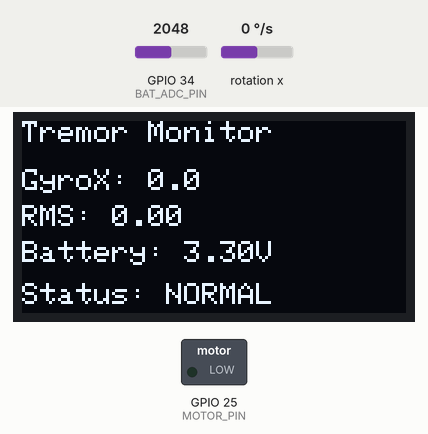
This sketch was run on a simulated ESP32. Parts: 128×64 one-colour display, switched loads named in the sketch (green lamp = pin HIGH). Wiring (inferred from the names in the program): MPU-6050 motion sensor at I2C address 0x68. Inputs (shaded band) come from the test bench; at power-on: rotation x 0 °/s, GPIO 34 (BAT_ADC_PIN) = 2048 (analog values on the 0–4095 scale). WiFi joins after 1.5 s; servers stay silent unless stated; web services answer with replies made up by the test bench; what the sketch prints to the serial monitor is not drawn.

Above: at 2.9 s.
3.0 s: rotation x set to -9 °/s
At 3.51 s:
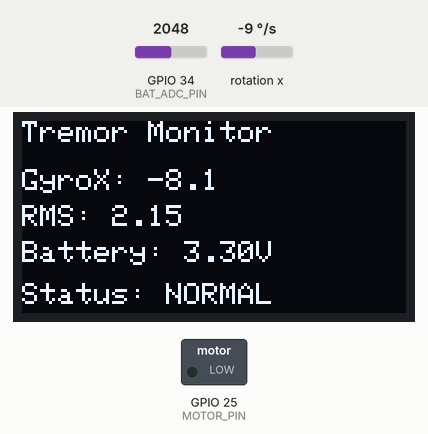
4.8 s: rotation x set to -11 °/s
At 7.6 s:
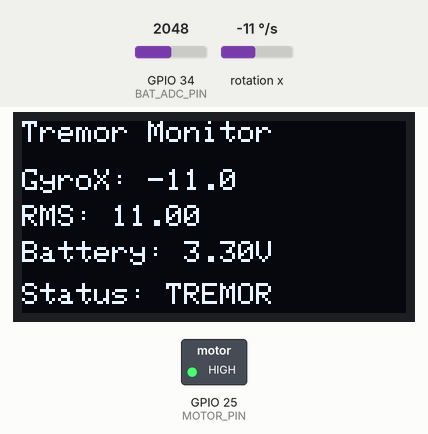
7.8 s: GPIO 34 (BAT_ADC_PIN) set to 2866
At 8.4 s:
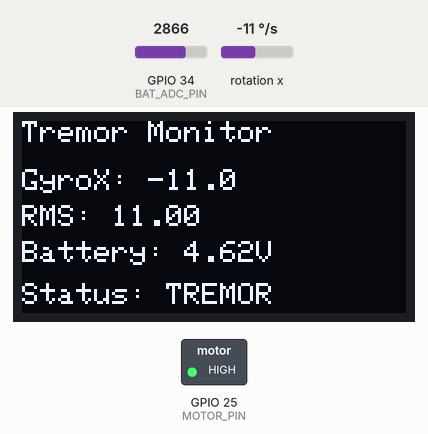
9.3 s: rotation x set to 192 °/s
At 9.79 s:
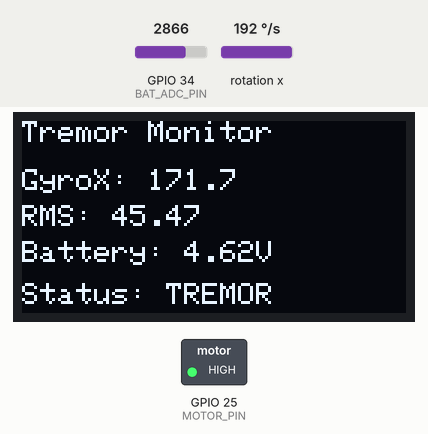
11.1 s: GPIO 34 (BAT_ADC_PIN) set to 3603
At 12.5 s:
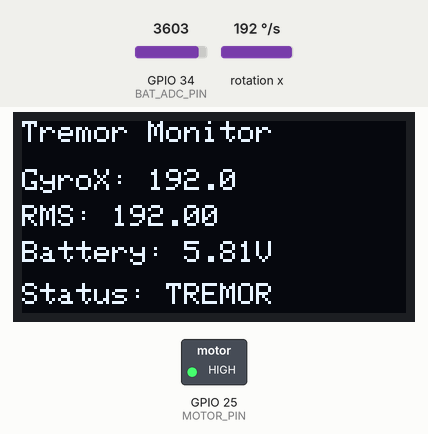
12.9 s: GPIO 34 (BAT_ADC_PIN) set to 4095
At 13.4 s:
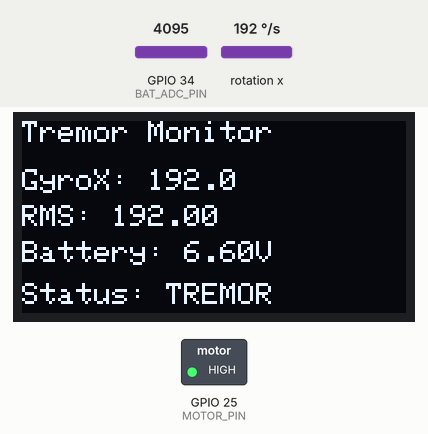
Timing chart, 0 to 15.4 s (numbered marks = the images above; inputs shaded):
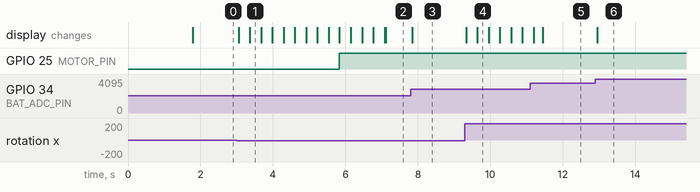

Measured:
- the behaviour switches between -10 and -11 °/s on rotation x (found by bisection; images 1 and 2)
- after the input at 3.0 s, the display: first changes after 0.06 s (image 1 shows a later state)
- after the input at 4.8 s, GPIO 25 (MOTOR_PIN): LOW → HIGH after 1.0 s
- after the input at 7.8 s, the display: changes after 0.05 s (image 3)
- after the input at 9.3 s, the display: first changes at once (image 4 shows a later state)
- after the input at 12.9 s, the display: changes at once (image 6)

The sketch:

tremor_detection_esp32.ino
```cpp
#include <Wire.h>
#include <WiFi.h>
#include <HTTPClient.h>
#include <Adafruit_GFX.h>
#include <Adafruit_SSD1306.h>

// ================= WIFI =================
const char* ssid = "YOUR_WIFI_NAME";
const char* password = "YOUR_PASSWORD";

// ================= TELEGRAM =================
String botToken = "YOUR_BOT_TOKEN";
String chatID   = "YOUR_CHAT_ID";

// ================= OLED =================
#define SCREEN_WIDTH 128
#define SCREEN_HEIGHT 64
#define OLED_RESET -1
#define OLED_ADDR 0x3C
Adafruit_SSD1306 display(SCREEN_WIDTH, SCREEN_HEIGHT, &Wire, OLED_RESET);

// ================= BATTERY =================
#define BAT_ADC_PIN 34
#define ADC_MAX 4095.0
#define ADC_REF 3.3
#define DIVIDER_RATIO 2.0

// ================= MPU6050 =================
const int MPU_ADDR = 0x68;
const int MOTOR_PIN = 25;

// ================= SIGNAL PROCESSING =================
const int FILTER_SIZE = 10;
const int RMS_WINDOW = 50;
const float TREMOR_THRESHOLD = 10.0;

float gyroBuffer[FILTER_SIZE];
int filterIndex = 0;

float rmsBuffer[RMS_WINDOW];
int rmsIndex = 0;

// Telegram spam prevention
bool tremorAlertSent = false;

// ---------------- WiFi ----------------
void connectWiFi() {
  WiFi.begin(ssid, password);
  Serial.print("Connecting to WiFi");

  while (WiFi.status() != WL_CONNECTED) {
    delay(500);
    Serial.print(".");
  }

  Serial.println();
  Serial.println("WiFi Connected");
  Serial.println(WiFi.localIP());
}

// ---------------- Telegram ----------------
void sendTelegramMessage(String message) {
  if (WiFi.status() == WL_CONNECTED) {
    HTTPClient http;

    String url = "https://api.telegram.org/bot" + botToken +
                 "/sendMessage?chat_id=" + chatID +
                 "&text=" + message;

    http.begin(url);
    int httpCode = http.GET();

    Serial.print("Telegram HTTP Code: ");
    Serial.println(httpCode);

    http.end();
  }
}

// ---------------- Battery Voltage ----------------
float readBatteryVoltage() {
  int adcValue = analogRead(BAT_ADC_PIN);
  float voltage = (adcValue / ADC_MAX) * ADC_REF * DIVIDER_RATIO;
  return voltage;
}

// ---------------- OLED ----------------
void updateOLED(float gx, float rms, bool tremor) {
  float battery = readBatteryVoltage();

  display.clearDisplay();
  display.setTextSize(1);
  display.setTextColor(SSD1306_WHITE);

  display.setCursor(0,0);
  display.println("Tremor Monitor");

  display.setCursor(0,16);
  display.print("GyroX: ");
  display.println(gx, 1);

  display.setCursor(0,28);
  display.print("RMS: ");
  display.println(rms, 2);

  display.setCursor(0,40);
  display.print("Battery: ");
  display.print(battery, 2);
  display.println("V");

  display.setCursor(0,54);
  if (tremor) {
    display.println("Status: TREMOR");
  } else {
    display.println("Status: NORMAL");
  }

  display.display();
}

// ---------------- MPU6050 ----------------
float readGyroX() {
  Wire.beginTransmission(MPU_ADDR);
  Wire.write(0x43);
  Wire.endTransmission(false);
  Wire.requestFrom(MPU_ADDR, 2, true);

  int16_t raw = Wire.read() << 8 | Wire.read();
  return raw / 131.0;
}

// ---------------- Moving Average ----------------
float movingAverage(float x) {
  gyroBuffer[filterIndex] = x;
  filterIndex = (filterIndex + 1) % FILTER_SIZE;

  float sum = 0;
  for (int i = 0; i < FILTER_SIZE; i++) {
    sum += gyroBuffer[i];
  }

  return sum / FILTER_SIZE;
}

// ---------------- RMS ----------------
float computeRMS(float x) {
  rmsBuffer[rmsIndex] = x * x;
  rmsIndex = (rmsIndex + 1) % RMS_WINDOW;

  float sum = 0;
  for (int i = 0; i < RMS_WINDOW; i++) {
    sum += rmsBuffer[i];
  }

  return sqrt(sum / RMS_WINDOW);
}

// ================= SETUP =================
void setup() {
  Serial.begin(115200);

  Wire.begin();

  pinMode(MOTOR_PIN, OUTPUT);
  digitalWrite(MOTOR_PIN, LOW);

  analogReadResolution(12);

  // Wake up MPU6050
  Wire.beginTransmission(MPU_ADDR);
  Wire.write(0x6B);
  Wire.write(0);
  Wire.endTransmission(true);

  // OLED
  if (!display.begin(SSD1306_SWITCHCAPVCC, OLED_ADDR)) {
    Serial.println("OLED not found");
    while (1);
  }

  display.clearDisplay();
  display.setTextSize(1);
  display.setTextColor(SSD1306_WHITE);
  display.setCursor(0,0);
  display.println("Starting...");
  display.display();

  // WiFi
  connectWiFi();

  sendTelegramMessage("ESP32 Tremor Monitoring Device Started");

  Serial.println("Tremor Detection Started");
}

// ================= LOOP =================
void loop() {
  float gx = readGyroX();
  float filtered = movingAverage(gx);
  float rms = computeRMS(filtered);

  bool tremorDetected = rms > TREMOR_THRESHOLD;

  Serial.print("GyroX: ");
  Serial.print(filtered);
  Serial.print(" deg/s | RMS: ");
  Serial.println(rms);

  // Motor control
  if (tremorDetected) {
    digitalWrite(MOTOR_PIN, HIGH);

    if (!tremorAlertSent) {
      String msg = "Tremor detected! RMS = " + String(rms, 2);
      sendTelegramMessage(msg);
      tremorAlertSent = true;
    }

  } else {
    digitalWrite(MOTOR_PIN, LOW);
    tremorAlertSent = false;
  }

  // OLED update
  updateOLED(filtered, rms, tremorDetected);

  delay(10); // 100 Hz sampling
}
```
